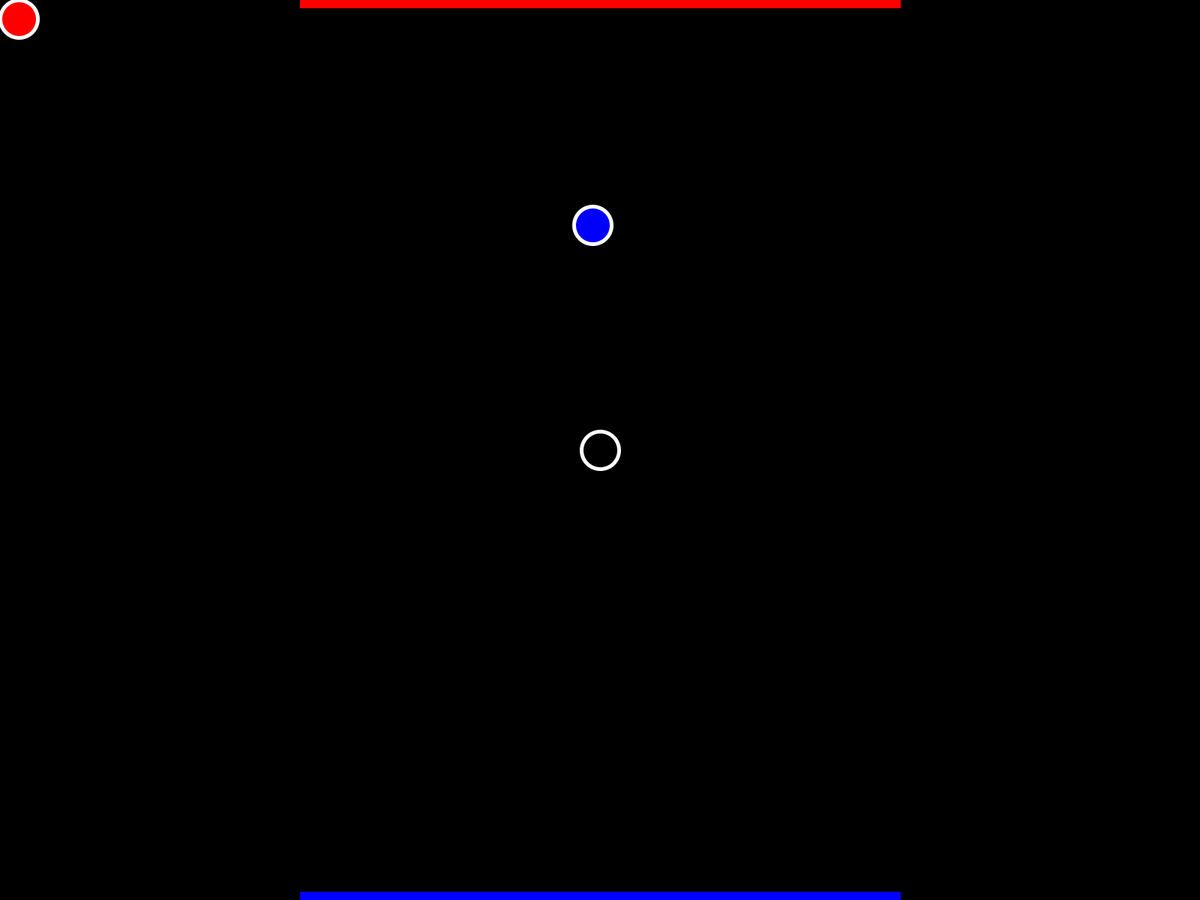
Frame 1 (no input)
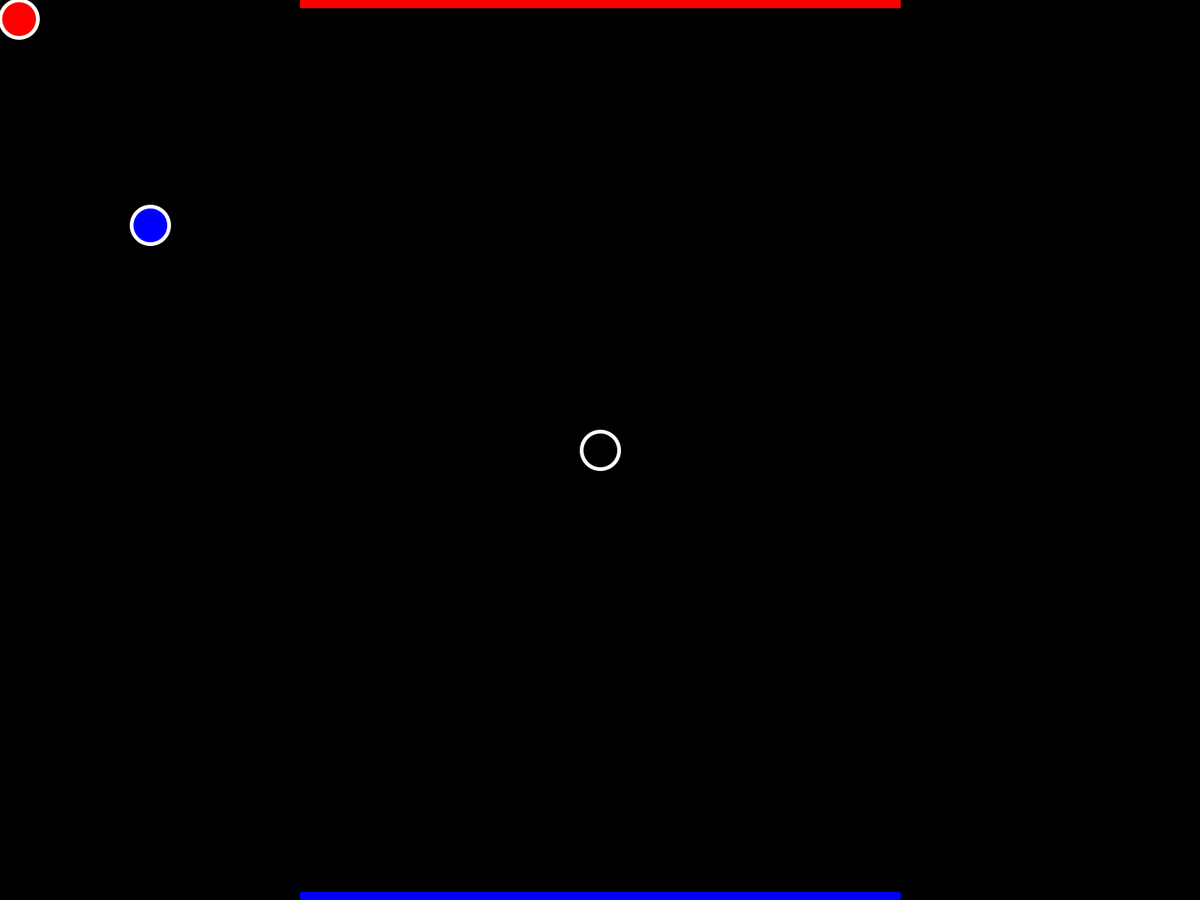
Frame 60 (the mouse pressed at the canvas centre just before this capture)
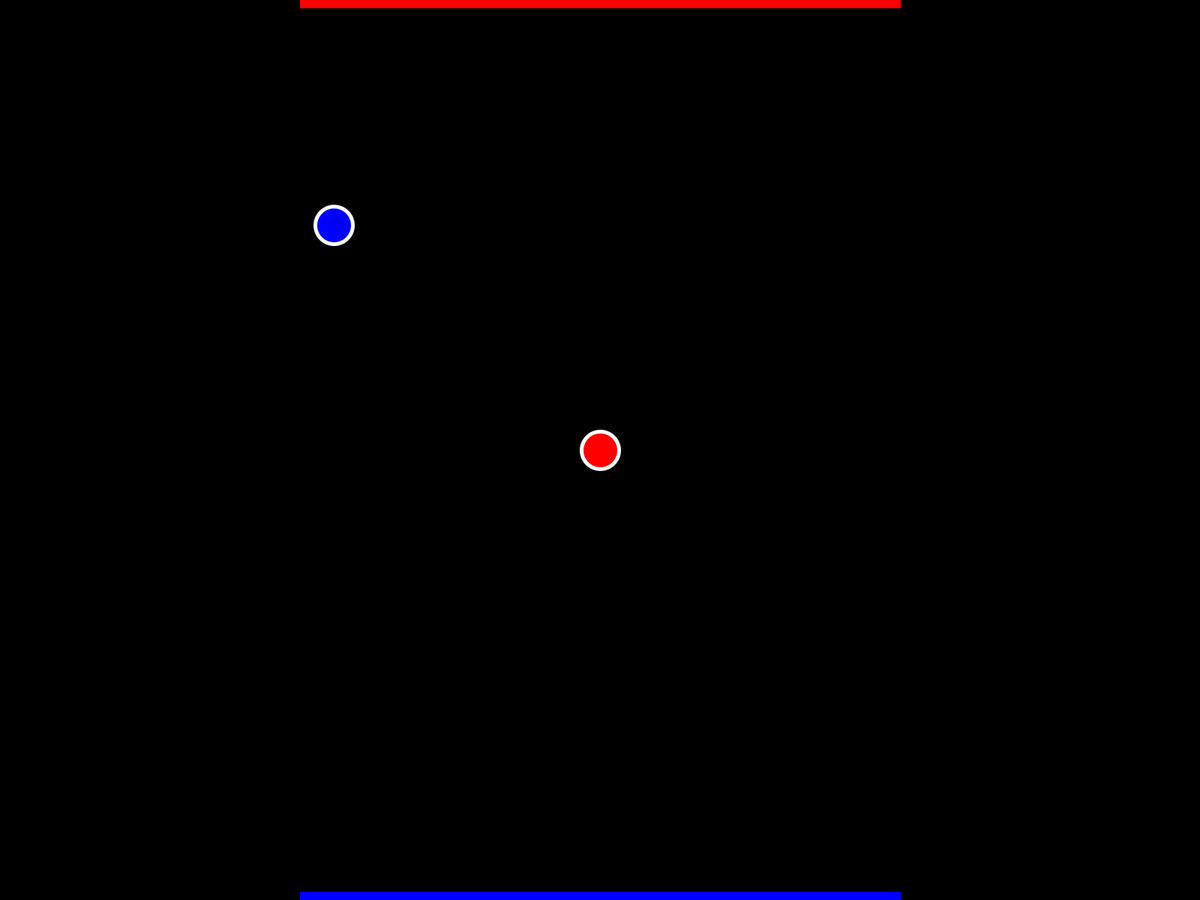
Frame 120 (the mouse held since frame 60 and released just before this capture)

The Processing sketch that drew these frames (run headless with seeded random() and noise(); from frame 60 on, the mouse is pressed at the canvas centre):

// Processing sketch: AirHockey
// ── AirHockey.pde
float x0, y0, x1, y1, x2, y2;
float vx0, vy0, vx1, vy1, vx2, vy2;


void setup() {
    fullScreen();
    frameRate(60);
    noCursor();
    
    
    x0 = width / 2;
    y0 = height / 4 * 2;
    x1 = width / 2;
    y1 = height / 4 * 3;
    x2 = width / 2;
    y2 = height / 4 * 1;
    vx0 = 0;
    vy0 = 0;
    vx1 = 0;
    vy1 = 0;
    vx2 = -10;
    vy2 = 0;
}

void draw() {
    vx1 = mouseX - pmouseX;
    vy1 = mouseY - pmouseY;
    
    x0 += vx0;
    y0 += vy0;
    x1 = mouseX;
    y1 = mouseY;
    x2 += vx2;
    y2 += vy2;
    
    
    if(x0 < 25) {
        x0 = 25;
        vx0 = -vx0;
    } else if(x0 > width - 26) {
        x0 = width - 26;
        vx0 = -vx0;
    }
    if(y0 < 25) {
        y0 = 25;
        vy0 = -vy0;
    } else if(y0 > height - 26) {
        y0 = height - 26;
        vy0 = -vy0;
    }
    if(x1 < 25) {
        x1 = 25;
    } else if(x1 > width - 26) {
        x1 = width - 26;
    }
    if(y1 < 25) {
        y1 = 25;
    } else if(y1 > height - 26) {
        y1 = height - 26;
    }
    if(x2 < 25) {
        x2 = 25;
        vx2 = -vx2;
    } else if(x2 > width - 26) {
        x2 = width - 26;
        vx2 = -vx2;
    }
    if(y2 < 25) {
        y2 = 25;
        vy2 = -vy0;
    } else if(y2 > height - 26) {
        y2 = height - 26;
        vy2 = -vy0;
    }
    
    if(abs(x1 - x0) < 50 && abs(y1 - y0) < 50) {
        float speed = sqrt(vx0 * vx0 + vy0 * vy0);
        vx0 = x0 - x1;
        vy0 = y0 - y1;
        float normal = sqrt(vx0 * vx0 + vy0 * vy0);
        vx0 = vx0 / normal * speed;
        vy0 = vy0 / normal * speed;
        vx0 += vx1;
        vy0 += vy1;
    }
    if(abs(x2 - x0) < 50 && abs(y2 - y0) < 50) {
        float speed = sqrt(vx0 * vx0 + vy0 * vy0);
        vx0 = x0 - x2;
        vy0 = y0 - y2;
        float normal = sqrt(vx0 * vx0 + vy0 * vy0);
        vx0 = vx0 / normal * speed;
        vy0 = vy0 / normal * speed;
        vx0 += vx2;
        vy0 += vy2;
    }
    
    
    background(0);
    
    stroke(255);
    strokeWeight(5);
    fill(0);
    circle(x0, y0, 50);
    noFill();
    fill(255, 0, 0);
    circle(x1, y1, 50);
    noFill();
    fill(0, 0, 255);
    circle(x2, y2, 50);
    noFill();
    
    strokeWeight(1);
    rectMode(CORNERS);
    stroke(255, 0, 0);
    fill(255, 0, 0);
    rect(width / 4, 0, width / 4 * 3, 10);
    noFill();
    stroke(0, 0, 255);
    fill(0, 0, 255);
    rect(width / 4, height - 11, width / 4 * 3, height - 1);
    noFill();
}
